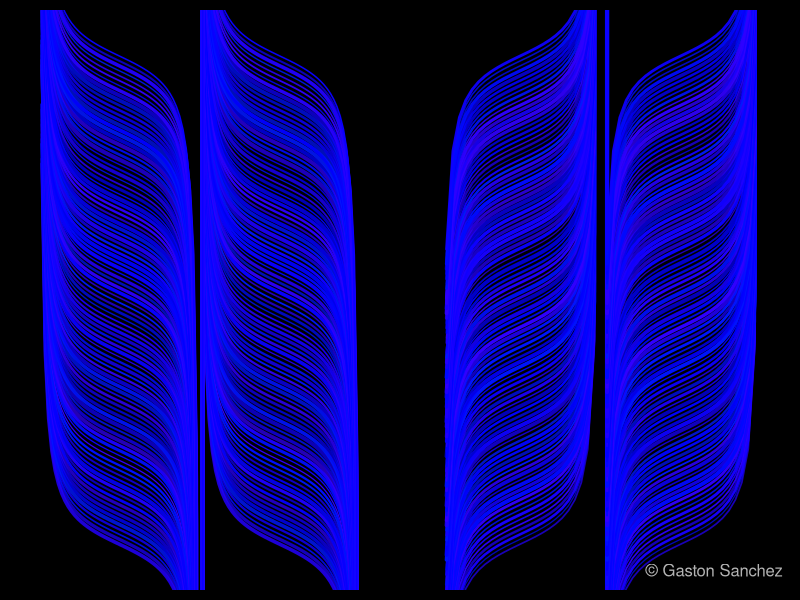

Here is the R script that generated this plot:
# generate pairs of x-y values
x1 = c(seq(0, pi, length = 50), seq(pi, 2*pi, length = 50))
y1 = cos(x1) / sin(x1)
x2 = seq(1.02 * 2 * pi + pi/2, 4*pi + pi/2, length = 50)
y2 = tan(x2)

# set graphical parameters
op = par(bg="black", mar=rep(.5,4))

# plot
plot(c(x1, x2), c(y1, y2), type = "n", ylim = c(-11, 11))
for (i in seq(-10, 10, length = 100))
{
    lines(x1, y1 + i, col = hsv(runif(1,.65,.7), 1, 1, runif(1,.7)), 
          lwd = 4 * runif(1, 0.3))
    lines(x2, y2 + i, col = hsv(runif(1,.65,.7), 1, 1, runif(1,.7)), 
          lwd = 4 * runif(1, 0.3))
}

# signature
legend("bottomright", legend = "© Gaston Sanchez", bty = "n", text.col = "gray70")
